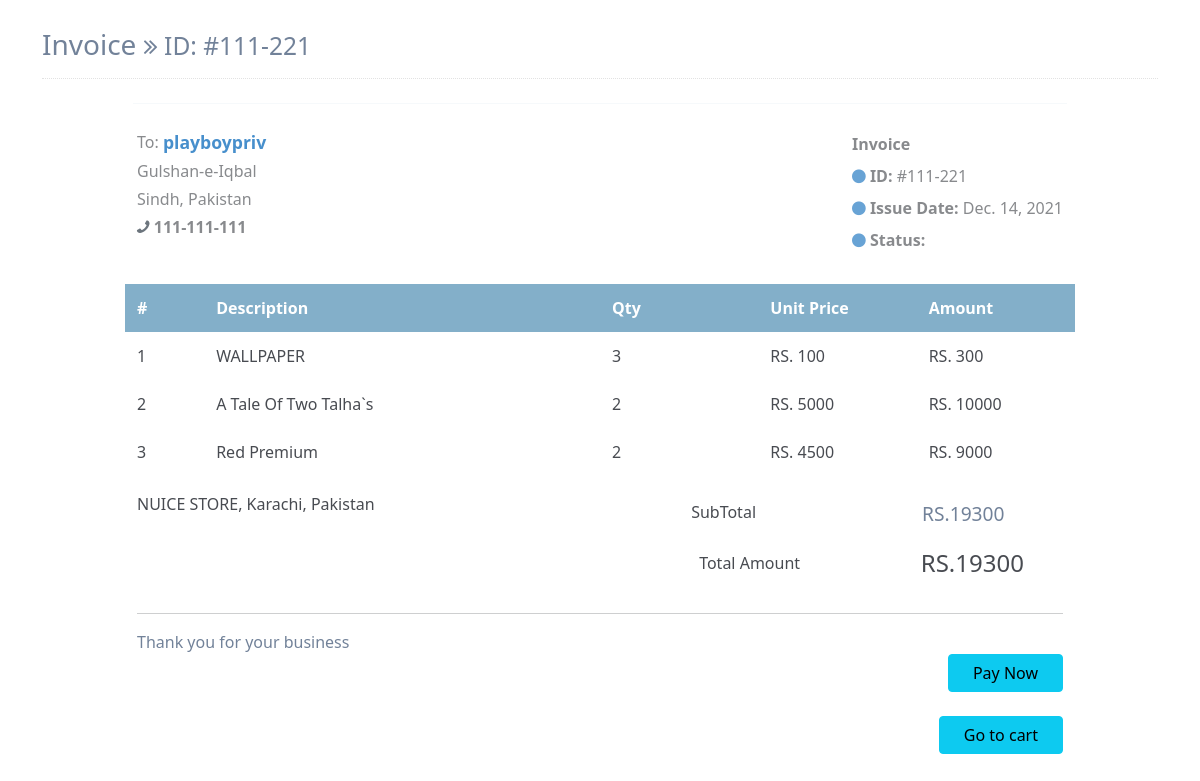
Page /shop/checkout/ on the earlier database version.
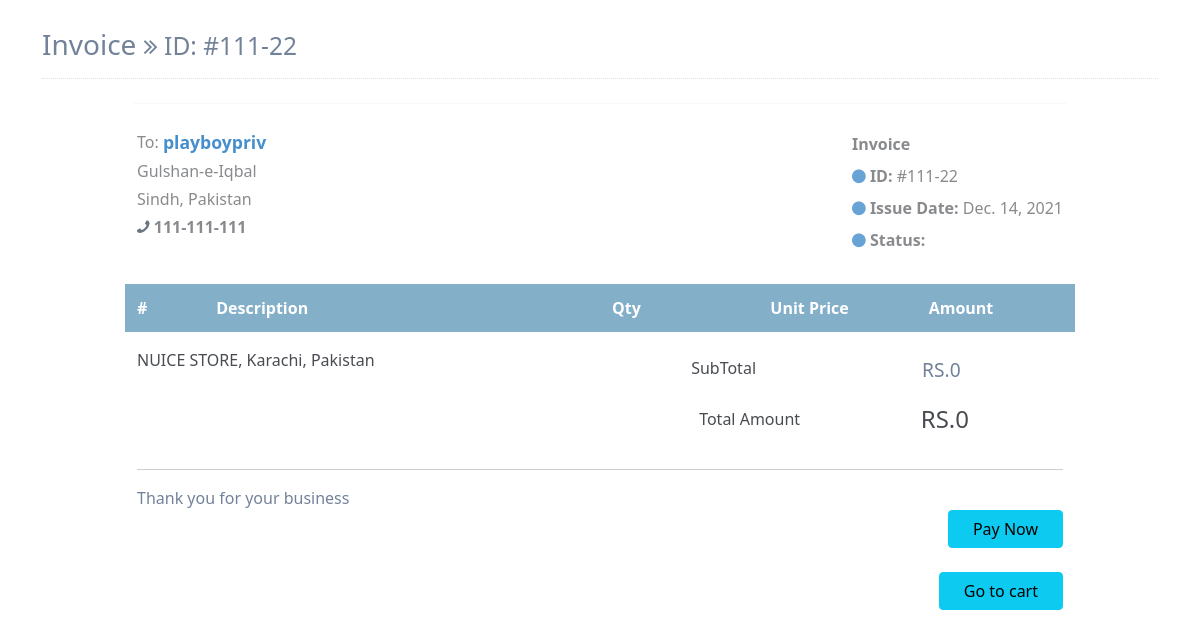
Same page on the later database version.
### shop/models.py (models this page shows, shortened)
class Cart(models.Model):
    cart_id = models.AutoField(primary_key = True)
    product_id = models.ForeignKey(Product, on_delete=models.CASCADE)
    quantity = models.IntegerField(default=0)

class Product(models.Model):
    product_id = models.AutoField(primary_key=True)
    product_name = models.CharField(max_length=50)
    desc = models.CharField(max_length=300)
    category = models.CharField(max_length=50,default="")
    subcategory = models.CharField(max_length=50,default="")
    price = models.IntegerField(default=0)
    image = models.ImageField(upload_to="shop/images",default="")

### shop/views.py (the view)
# urls.py: path("checkout/",views.checkout, name = "Checkout"),
def checkout(request):
    chk = signincheck.objects.get(sid=1)
    chk_inv = Invoice.objects.all()
    if (chk.sign):
        if request.method == "POST":
            print('asd')
        date=datetime.date.today()
        carts = Cart.objects.all()
        total = 0
        signinn = SignIn.objects.all()
        if not bool(chk_inv):
            for i in carts:
                inv = Invoice(customer_id_id = signinn[0].customer_id_id, cart_id_id = i.cart_id, amount = i.quantity * i.product_id.price)
                inv.save()
        for i in carts:
            total = total + i.product_id.price * i.quantity
        invoice = Invoice.objects.all()
        name =signinn[0].customer_id.name
        cust = Customer.objects.get(name=name)
        params ={ 'cart' : carts , 'total' : total, 'cust':cust,'date':date,'invoice' : invoice }
        return render(request,'shop/checkout.html',params)
    else:
        return render(request,'shop/signin.html')

### shop/templatetags/multiply.py (called while the page is built)
@register.simple_tag
def multiply(x,y):
    return x*y

### shop/templates/shop/checkout.html (shortened to what the changed rows need)
{% load multiply %}
{% block css%}
<head>
<link href="https://cdn.jsdelivr.net/npm/bootstrap@5.1.3/dist/css/bootstrap.min.css" rel="stylesheet">
<link href="https://maxcdn.bootstrapcdn.com/font-awesome/4.7.0/css/font-awesome.min.css" rel="stylesheet" />
{% load static %}
<link rel="stylesheet" href="{% static 'checkout.css' %}">
</head>
{% endblock %}
{% block body %}
<body>
    <div class="page-content container">
        <div class="page-header text-blue-d2">
            <h1 class="page-title text-secondary-d1">
                Invoice
                <small class="page-info">
                    <i class="fa fa-angle-double-right text-80"></i>
                    ID: #111-22{{cart.0.cart_id}}
                </small>
            </h1>
        </div>
        <div class="container px-0">
            <div class="row mt-4">
                <div class="col-12 col-lg-10 offset-lg-1">
                    <div class="row">
                        <div class="text-95 col-sm-6 align-self-start d-sm-flex justify-content-end">
                            <div class="text-grey-m2">
                                <div class="mt-1 mb-2 text-secondary-m1 text-600 text-125">
                                    Invoice
                                </div>
                                <div class="my-2"><i class="fa fa-circle text-blue-m2 text-xs mr-1"></i> <span class="text-600 text-90">ID:</span> #111-22{{cart.0.cart_id}}</div>
                                <div class="my-2"><i class="fa fa-circle text-blue-m2 text-xs mr-1"></i> <span class="text-600 text-90">Issue Date:</span>
                                    {{date}}</div>
                                <div class="my-2"><i class="fa fa-circle text-blue-m2 text-xs mr-1"></i> <span class="text-600 text-90">Status:</span> <span class="badge badge-warning badge-pill px-25">Unpaid</span></div>
                            </div>
                        </div>
                    </div>
                    <div class="mt-4">
                        {% for cart in cart %}
                        <div class="text-95 text-secondary-d3">
                            <div class="row mb-2 mb-sm-0 py-25">
                                <div class="d-none d-sm-block col-1">{{forloop.counter}}</div>
                                <div class="col-9 col-sm-5">{{cart.product_id.product_name}}</div>
                                <div class="d-none d-sm-block col-2">{{cart.quantity}}</div>
                                <div class="d-none d-sm-block col-2 text-95">RS. {{cart.product_id.price}}</div>
                                <div class="col-2 text-secondary-d2">RS. {% multiply cart.quantity cart.product_id.price %}</div>
                            </div>
                        {% endfor %}
                        </div>
                        <div class="row mt-3">
                            <div class="col-12 col-sm-5 text-grey text-90 order-first order-sm-last">
                                <div class="row my-2">
                                    <div class="col-5">
                                        <span class="text-120 text-secondary-d1">RS.{{total}}</span>
                                    </div>
                                </div>
                                <div class="row my-2 align-items-center bgc-primary-l3 p-2">
                                    <div class="col-5">
                                        <span class="text-150 text-success-d3 opacity-2">RS.{{total}}</span>
                                    </div>
                                </div>
                            </div>
                        </div>
                    </div>
                </div>
            </div>
        </div>
    </div>
</body>
{% endblock %}

Differences in the rows shown:
removed Cart: cart_id "1", product_id.product_name "WALLPAPER", quantity "3", product_id.price "100", quantity+product_id "300"
removed Cart: product_id.product_name "A Tale Of Two Talha`s", quantity "2", product_id.price "5000", quantity+product_id "10000"
removed Cart: product_id.product_name "Red Premium", quantity "2", product_id.price "4500", quantity+product_id "9000"
Other differences:
{{ total }}: "19300" → "0"
